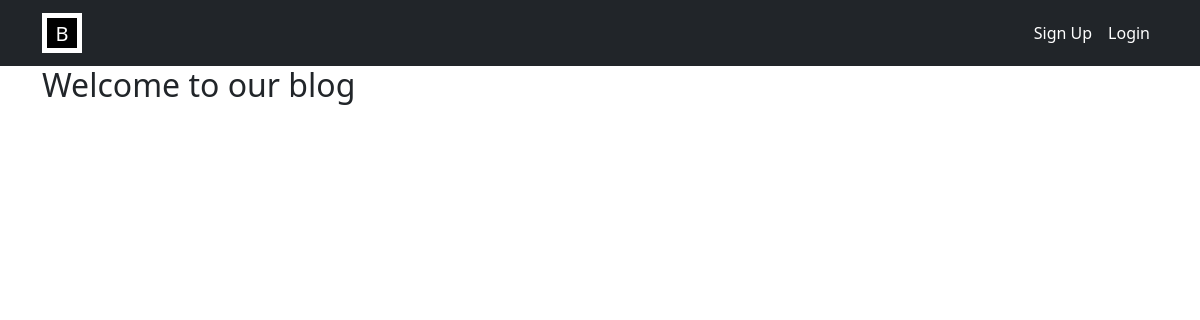
/myblog/, run on an earlier commit of the app's database.
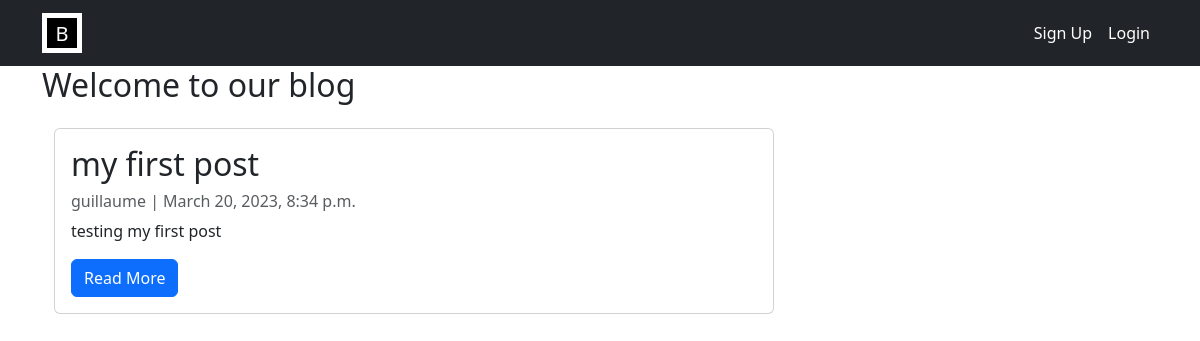
And on a later commit of the database.
### myblog/models.py (models this page shows, shortened)
class Post(models.Model):
    title = models.CharField(max_length=200, unique=True)
    author = models.ForeignKey(User, on_delete= models.CASCADE,related_name='posts')
    updated_on = models.DateTimeField(auto_now= True)
    content = models.TextField()
    created_on = models.DateTimeField(auto_now_add=True)
    slug = models.SlugField(unique=True, null=True)
    class Meta:
        ordering = ['-created_on']

### myblog/views.py (the view)
# urls.py: path('myblog/', views.PostList.as_view(), name='home'),
class PostList(generic.ListView):
    queryset = Post.objects.order_by('-created_on')
    template_name = 'index.html'

### myblog/templates/index.html (shortened to what this page needs)
{% extends 'base.html' %}
{% load widget_tweaks %}
{% block content %}
  <h2>Welcome to our blog</h2>
  <div class="container">
    <div class="row">
        <div class="col-md-8 mt-3 left">
            {% for post in post_list %}
            <div class="card mb-4">
                <div class="card-body">
                    <h2 class="card-title">{{ post.title }}</h2>
                    <p class="card-text text-muted h6">{{ post.author }} | {{ post.created_on}} </p>
                    <p class="card-text">{{post.content|slice:":200" }}</p>
                    <a href="{% url 'post_detail' post.slug  %}" class="btn btn-primary">Read More</a>
                </div>
            </div>
            {% endfor %}
        </div>
    </div>
</div>
{% endblock %}

### blogitix/templates/base.html (shortened to what this page needs)
<!DOCTYPE html>
<html lang="en">
<head>
  <link href="https://cdn.jsdelivr.net/npm/bootstrap@5.3.0-alpha1/dist/css/bootstrap.min.css" rel="stylesheet">
</head>
<body>
  <nav class="navbar navbar-expand-lg bg-dark" data-bs-theme="dark">
    <div class="container">
      <a class="navbar-brand" href="">
        <svg width="40" height="40">
          <rect width="40" height="40" style="fill: #FFFFFF"/>
          <rect x="5" y="5" width="30" height="30" style="fill: #000000"/>
          <text x="20" y="28" font-size="20" text-anchor="middle" fill="#FFFFFF">B</text>
        </svg>
      </a>
      <div class="collapse navbar-collapse" id="navbarSupportedContent">
        <ul class="navbar-nav ms-auto mb-2 mb-lg-0">
          {% if user.is_authenticated %}
            <li class="nav-item">
              <a class="nav-link active" aria-current="page" href="{%url 'logout'%}">Log Out</a>
            </li>
          {% else %}
            <li class="nav-item">
              <a class="nav-link active" aria-current="page" href="{%url 'signup'%}">Sign Up</a>
            </li>
            <li class="nav-item">
              <a class="nav-link active" aria-current="page" href="{%url 'login'%}">Login</a>
            </li>
          {% endif %}
        </ul>
      </div>
    </div>
  </nav>
  <div class="container">
    {% block content %}
    {% endblock %}
  </div>
</body>
</html>

What changed in the data, as far as the page shows it:
added Post: title "my first post", author "guillaume", created_on "March 20, 2023, 8:34 p.m.", content "testing my first post"
